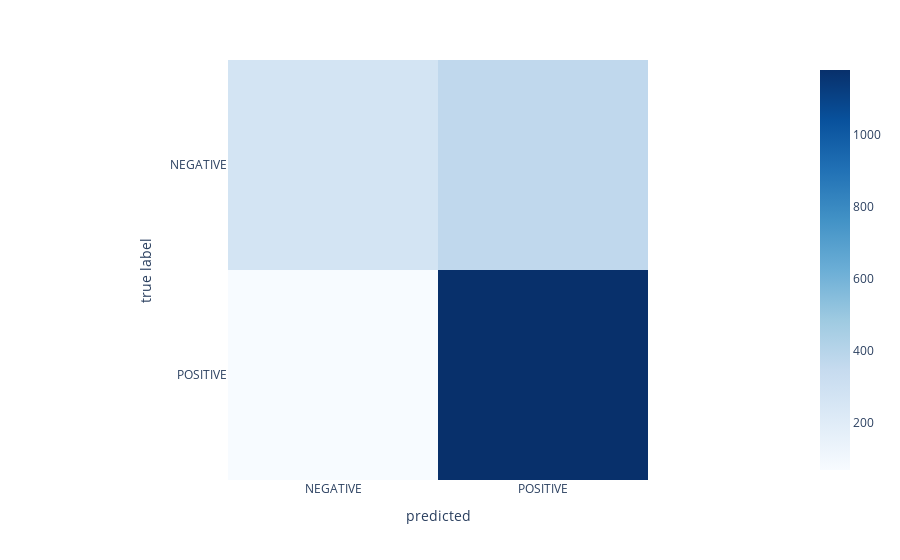

The cell this chart's notebook holds for it:
### Code cell
model2 = Model(X[:10000], y[:10000], LogisticRegression(), TfidfVectorizer(), random_seed=42, test_size=0.2) # instantiate the Model class with text and labels (X and y), a logistic regression model and a tfidf vectorizer
model2.fit() # fit the model
label_encoder = LabelEncoder() # instantiate a label encoder # https://scikit-learn.org/stable/modules/generated/sklearn.preprocessing.LabelEncoder.html
df = pd.DataFrame()
df['Sentiment_enc'] = label_encoder.fit_transform(y)# fit and transform the encoder on labels
class_labels=label_encoder.inverse_transform(range(2))
model2.report(class_labels) # predict and generate classification report

### Figure 1 — Plotly figure (JSON) as saved in the notebook; plotly's stock layout.template omitted (floating-point values rounded to 4 significant figures)
{"data": [{"coloraxis": "coloraxis", "hovertemplate": "predicted: %{x}<br>true label: %{y}<br>color: %{z}<extra></extra>", "name": "0", "type": "heatmap", "x": ["NEGATIVE", "POSITIVE"], "xaxis": "x", "y": ["NEGATIVE", "POSITIVE"], "yaxis": "y", "z": [[270, 368], [68, 1181]]}], "layout": {"coloraxis": {"colorscale": [[0, "rgb(247,251,255)"], [0.125, "rgb(222,235,247)"], [0.25, "rgb(198,219,239)"], [0.375, "rgb(158,202,225)"], [0.5, "rgb(107,174,214)"], [0.625, "rgb(66,146,198)"], [0.75, "rgb(33,113,181)"], [0.875, "rgb(8,81,156)"], [1, "rgb(8,48,107)"]]}, "margin": {"t": 60}, "xaxis": {"anchor": "y", "constrain": "domain", "domain": [0, 1], "scaleanchor": "y", "title": {"text": "predicted"}}, "yaxis": {"anchor": "x", "autorange": "reversed", "constrain": "domain", "domain": [0, 1], "title": {"text": "true label"}}}}
